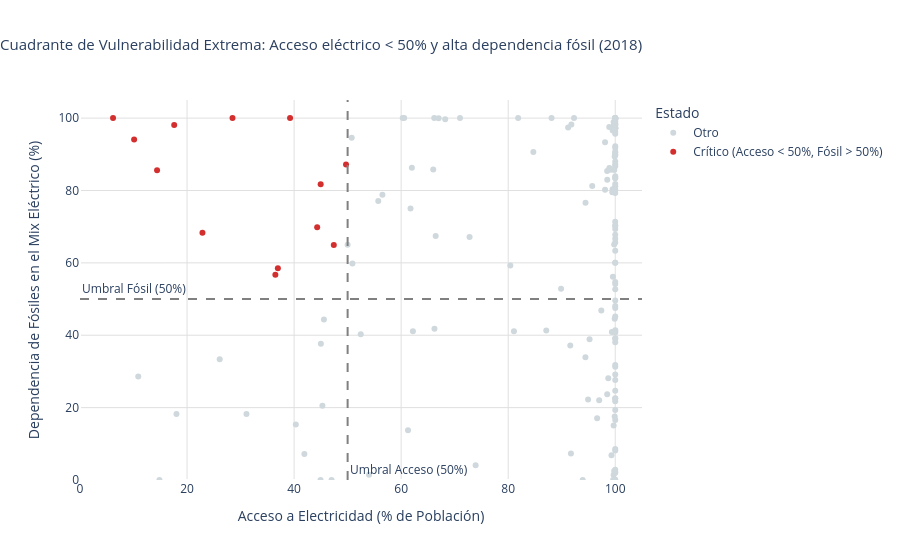

This figure's notebook cell:
### Markdown cell above
### Pregunta 4: Pobreza energética y fósiles

### Code cell
year_sel = 2018
df_q4 = final_dataset[(final_dataset['year'] == year_sel) & (~final_dataset['is_region']) & final_dataset['region'].notna()].copy()
df_q4 = df_q4.dropna(subset=['access_to_electricity', 'fossil_share_elec'])

df_q4['status'] = np.where(
    (df_q4['access_to_electricity'] < 50) & (df_q4['fossil_share_elec'] > 50),
    'Crítico (Acceso < 50%, Fósil > 50%)',
    'Otro'
)

print('Países en cuadrante crítico (con fossil_share_elec):')
print(df_q4[df_q4['status'] != 'Otro'][['country', 'access_to_electricity', 'fossil_share_elec']])

fig = px.scatter(
    df_q4,
    x='access_to_electricity',
    y='fossil_share_elec',
    color='status',
    hover_name='country',
    size_max=12,
    color_discrete_map={
        'Crítico (Acceso < 50%, Fósil > 50%)': '#D32F2F',
        'Otro': '#CFD8DC'
    },
    labels={
        'access_to_electricity': 'Acceso a Electricidad (% de Población)',
        'fossil_share_elec': 'Dependencia de Fósiles en el Mix Eléctrico (%)',
        'status': 'Estado'
    },
    title=f'Cuadrante de Vulnerabilidad Extrema: Acceso eléctrico < 50% y alta dependencia fósil ({year_sel})'
)
fig.add_vline(x=50, line_dash='dash', line_color='gray', annotation_text='Umbral Acceso (50%)', annotation_position='bottom right')
fig.add_hline(y=50, line_dash='dash', line_color='gray', annotation_text='Umbral Fósil (50%)', annotation_position='top left')

fig.update_layout(
    plot_bgcolor='white',
    title_x=0.0,
    title_font_size=15,
    xaxis=dict(showgrid=True, gridcolor='#E0E0E0', range=[0, 105]),
    yaxis=dict(showgrid=True, gridcolor='#E0E0E0', range=[0, 105])
)
fig.show()

### Figure 1 — Plotly figure (JSON) as saved in the notebook; plotly's stock layout.template omitted (floating-point values rounded to 4 significant figures; data arrays with more than 128 entries replaced by an {"elided": "..."} marker saying what was removed)
{"data": [{"hovertemplate": "<b>%{hovertext}</b><br><br>Estado=Otro<br>Acceso a Electricidad (% de Población)=%{x}<br>Dependencia de Fósiles en el Mix Eléctrico (%)=%{y}<extra></extra>", "hovertext": {"elided": "161 str values"}, "legendgroup": "Otro", "marker": {"color": "#CFD8DC", "symbol": "circle"}, "mode": "markers", "name": "Otro", "orientation": "v", "showlegend": true, "type": "scatter", "x": {"elided": "161 float values"}, "xaxis": "x", "y": {"elided": "161 float values"}, "yaxis": "y"}, {"hovertemplate": "<b>%{hovertext}</b><br><br>Estado=Crítico (Acceso < 50%, Fósil > 50%)<br>Acceso a Electricidad (% de Población)=%{x}<br>Dependencia de Fósiles en el Mix Eléctrico (%)=%{y}<extra></extra>", "hovertext": ["Benin", "Burkina Faso", "Chad", "Congo", "Eritrea", "Guinea-Bissau", "Haiti", "Liberia", "Madagascar", "Mauritania", "Niger", "Rwanda", "South Sudan"], "legendgroup": "Crítico (Acceso < 50%, Fósil > 50%)", "marker": {"color": "#D32F2F", "symbol": "circle"}, "mode": "markers", "name": "Crítico (Acceso < 50%, Fósil > 50%)", "orientation": "v", "showlegend": true, "type": "scatter", "x": [39.25, 14.4, 10.11, 47.42, 49.7, 28.5, 44.96, 22.88, 36.5, 44.31, 17.6, 36.97, 6.173], "xaxis": "x", "y": [100.0, 85.56, 94.12, 64.94, 87.18, 100.0, 81.73, 68.29, 56.72, 69.86, 98.11, 58.54, 100.0], "yaxis": "y"}], "layout": {"annotations": [{"showarrow": false, "text": "Umbral Acceso (50%)", "x": 50, "xanchor": "left", "xref": "x", "y": 0, "yanchor": "bottom", "yref": "y domain"}, {"showarrow": false, "text": "Umbral Fósil (50%)", "x": 0, "xanchor": "left", "xref": "x domain", "y": 50, "yanchor": "bottom", "yref": "y"}], "legend": {"title": {"text": "Estado"}, "tracegroupgap": 0}, "plot_bgcolor": "white", "shapes": [{"line": {"color": "gray", "dash": "dash"}, "type": "line", "x0": 50, "x1": 50, "xref": "x", "y0": 0, "y1": 1, "yref": "y domain"}, {"line": {"color": "gray", "dash": "dash"}, "type": "line", "x0": 0, "x1": 1, "xref": "x domain", "y0": 50, "y1": 50, "yref": "y"}], "title": {"font": {"size": 15}, "text": "Cuadrante de Vulnerabilidad Extrema: Acceso eléctrico < 50% y alta dependencia fósil (2018)", "x": 0.0}, "xaxis": {"anchor": "y", "domain": [0.0, 1.0], "gridcolor": "#E0E0E0", "range": [0, 105], "showgrid": true, "title": {"text": "Acceso a Electricidad (% de Población)"}}, "yaxis": {"anchor": "x", "domain": [0.0, 1.0], "gridcolor": "#E0E0E0", "range": [0, 105], "showgrid": true, "title": {"text": "Dependencia de Fósiles en el Mix Eléctrico (%)"}}}}
